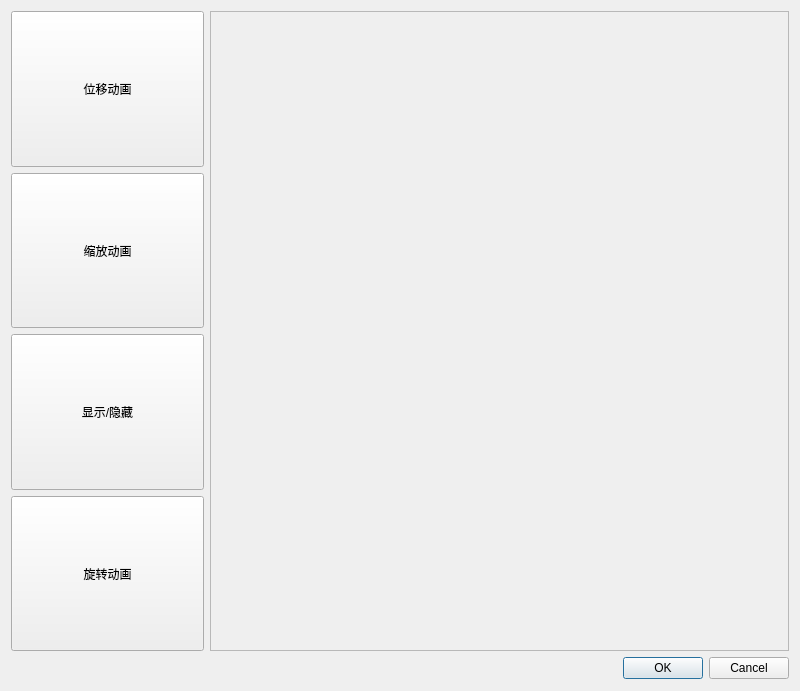
<?xml version="1.0" encoding="UTF-8"?>
<ui version="4.0">
 <class>AnimationDialog</class>
 <widget class="QDialog" name="AnimationDialog">
  <property name="geometry">
   <rect>
    <x>0</x>
    <y>0</y>
    <width>800</width>
    <height>691</height>
   </rect>
  </property>
  <property name="minimumSize">
   <size>
    <width>700</width>
    <height>0</height>
   </size>
  </property>
  <property name="maximumSize">
   <size>
    <width>900</width>
    <height>700</height>
   </size>
  </property>
  <property name="windowTitle">
   <string>Dialog</string>
  </property>
  <layout class="QVBoxLayout" name="verticalLayout">
   <item>
    <layout class="QGridLayout" name="gridLayout" columnstretch="1,3">
     <item row="0" column="0">
      <layout class="QVBoxLayout" name="verticalLayout_2">
       <item>
        <widget class="QPushButton" name="translate">
         <property name="sizePolicy">
          <sizepolicy hsizetype="Minimum" vsizetype="Minimum">
           <horstretch>0</horstretch>
           <verstretch>0</verstretch>
          </sizepolicy>
         </property>
         <property name="minimumSize">
          <size>
           <width>0</width>
           <height>80</height>
          </size>
         </property>
         <property name="text">
          <string>位移动画</string>
         </property>
        </widget>
       </item>
       <item>
        <widget class="QPushButton" name="scale">
         <property name="sizePolicy">
          <sizepolicy hsizetype="Minimum" vsizetype="Minimum">
           <horstretch>0</horstretch>
           <verstretch>0</verstretch>
          </sizepolicy>
         </property>
         <property name="text">
          <string>缩放动画</string>
         </property>
        </widget>
       </item>
       <item>
        <widget class="QPushButton" name="showhide">
         <property name="sizePolicy">
          <sizepolicy hsizetype="Minimum" vsizetype="Minimum">
           <horstretch>0</horstretch>
           <verstretch>0</verstretch>
          </sizepolicy>
         </property>
         <property name="text">
          <string>显示/隐藏</string>
         </property>
        </widget>
       </item>
       <item>
        <widget class="QPushButton" name="rotate">
         <property name="sizePolicy">
          <sizepolicy hsizetype="Minimum" vsizetype="Minimum">
           <horstretch>0</horstretch>
           <verstretch>0</verstretch>
          </sizepolicy>
         </property>
         <property name="minimumSize">
          <size>
           <width>0</width>
           <height>80</height>
          </size>
         </property>
         <property name="text">
          <string>旋转动画</string>
         </property>
        </widget>
       </item>
      </layout>
     </item>
     <item row="0" column="1">
      <widget class="QScrollArea" name="scrollArea">
       <property name="minimumSize">
        <size>
         <width>0</width>
         <height>640</height>
        </size>
       </property>
       <property name="maximumSize">
        <size>
         <width>16777215</width>
         <height>640</height>
        </size>
       </property>
       <property name="widgetResizable">
        <bool>true</bool>
       </property>
       <widget class="QWidget" name="scrollAreaWidgetContents">
        <property name="geometry">
         <rect>
          <x>0</x>
          <y>0</y>
          <width>578</width>
          <height>638</height>
         </rect>
        </property>
        <layout class="QVBoxLayout" name="verticalLayout_3">
         <property name="spacing">
          <number>20</number>
         </property>
        </layout>
       </widget>
      </widget>
     </item>
    </layout>
   </item>
   <item>
    <widget class="QDialogButtonBox" name="buttonBox">
     <property name="orientation">
      <enum>Qt::Horizontal</enum>
     </property>
     <property name="standardButtons">
      <set>QDialogButtonBox::Cancel|QDialogButtonBox::Ok</set>
     </property>
    </widget>
   </item>
  </layout>
 </widget>
 <resources/>
 <connections>
  <connection>
   <sender>buttonBox</sender>
   <signal>accepted()</signal>
   <receiver>AnimationDialog</receiver>
   <slot>accept()</slot>
   <hints>
    <hint type="sourcelabel">
     <x>248</x>
     <y>254</y>
    </hint>
    <hint type="destinationlabel">
     <x>157</x>
     <y>274</y>
    </hint>
   </hints>
  </connection>
  <connection>
   <sender>buttonBox</sender>
   <signal>rejected()</signal>
   <receiver>AnimationDialog</receiver>
   <slot>reject()</slot>
   <hints>
    <hint type="sourcelabel">
     <x>316</x>
     <y>260</y>
    </hint>
    <hint type="destinationlabel">
     <x>286</x>
     <y>274</y>
    </hint>
   </hints>
  </connection>
 </connections>
</ui>
